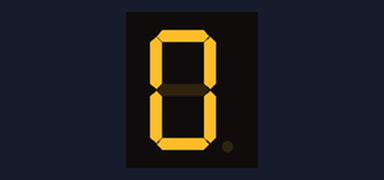
A sketch run on a simulated Arduino Uno, built with avr-gcc and run on an emulated ATmega328P. On the bench: 1-digit seven-segment display. Wiring (inferred from the names in the program): 1-digit 7-segment display, segments lit when LOW: segments pin 7, pin 8, pin 4, pin 5, pin 6, pin 2, pin 3, pin 10. The segment pins are drawn as the display they are named for.

Above: at 0.1 s.
At 1.1 s:
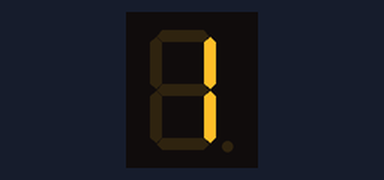
At 2.1 s:
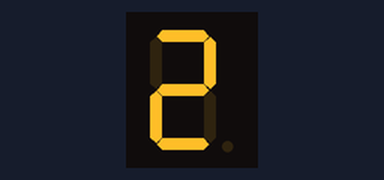
At 4.1 s:
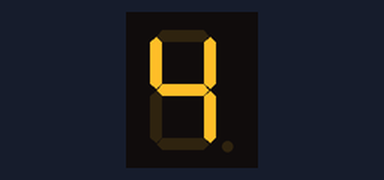
At 6.1 s:
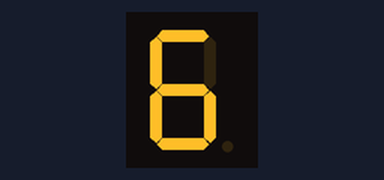
At 9.1 s:
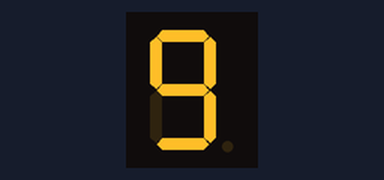

Measured:
- by itself, everything shown: repeats every 10.0 s, in 10 steps
- what the display in image 1 shows lasts 1.0 s, from 1.0 s to 2.0 s

The sketch:

sketch_sep10b.ino
```cpp
// C++ code
int E=6;
int D=5;
int C=4;
int B=8;
int A=7;
int G=3;
int F=2;
int DP=10;

void zero ()
{
  digitalWrite(E,LOW);
  digitalWrite(D,LOW);
  digitalWrite(C,LOW);
  digitalWrite(DP,HIGH);
  digitalWrite(B,LOW);
  digitalWrite(A,LOW);
  digitalWrite(G,HIGH);
  digitalWrite(F,LOW);
}
void one ()
{
  digitalWrite(E,HIGH);
  digitalWrite(D,HIGH);
  digitalWrite(C,LOW);
  digitalWrite(DP,HIGH);
  digitalWrite(B,LOW);
  digitalWrite(A,HIGH);
  digitalWrite(G,HIGH);
  digitalWrite(F,HIGH);
}
void two ()
{
  digitalWrite(E,LOW);
  digitalWrite(D,LOW);
  digitalWrite(C,HIGH);
  digitalWrite(DP,HIGH);
  digitalWrite(B,LOW);
  digitalWrite(A,LOW);
  digitalWrite(G,LOW);
  digitalWrite(F,HIGH);
}
void setup()
{
  pinMode(E, OUTPUT);
  pinMode(D, OUTPUT);
  pinMode(C, OUTPUT);
  pinMode(DP, OUTPUT);
  pinMode(B, OUTPUT);
  pinMode(A, OUTPUT);
  pinMode(G, OUTPUT);
  pinMode(F, OUTPUT);

}
void three()
{
  digitalWrite(E,HIGH);
  digitalWrite(D,LOW);
  digitalWrite(C,LOW);
  digitalWrite(DP,HIGH);
  digitalWrite(B,LOW);
  digitalWrite(A,LOW);
  digitalWrite(G,LOW);
  digitalWrite(F,HIGH);
}
void four()
{
  digitalWrite(E,HIGH);
  digitalWrite(D,HIGH);
  digitalWrite(C,LOW);
  digitalWrite(DP,HIGH);
  digitalWrite(B,LOW);
  digitalWrite(A,HIGH);
  digitalWrite(G,LOW);
  digitalWrite(F,LOW);
}
void five ()
{
  digitalWrite(E,HIGH);
  digitalWrite(D,LOW);
  digitalWrite(C,LOW);
  digitalWrite(DP,HIGH);
  digitalWrite(B,HIGH);
  digitalWrite(A,LOW);
  digitalWrite(G,LOW);
  digitalWrite(F,LOW);
}
void six()
{
  digitalWrite(E,LOW);
  digitalWrite(D,LOW);
  digitalWrite(C,LOW);
  digitalWrite(DP,HIGH);
  digitalWrite(B,HIGH);
  digitalWrite(A,LOW);
  digitalWrite(G,LOW);
  digitalWrite(F,LOW);
}
void seven()
{
  digitalWrite(E,HIGH);
  digitalWrite(D,HIGH);
  digitalWrite(C,LOW);
  digitalWrite(DP,HIGH);
  digitalWrite(B,LOW);
  digitalWrite(A,LOW);
  digitalWrite(G,HIGH);
  digitalWrite(F,HIGH);
}
void eight()
{
  digitalWrite(E,LOW);
  digitalWrite(D,LOW);
  digitalWrite(C,LOW);
  digitalWrite(DP,HIGH);
  digitalWrite(B,LOW);
  digitalWrite(A,LOW);
  digitalWrite(G,LOW);
  digitalWrite(F,LOW);
}
void nine()
{
  digitalWrite(E,HIGH);
  digitalWrite(D,LOW);
  digitalWrite(C,LOW);
  digitalWrite(DP,HIGH);
  digitalWrite(B,LOW);
  digitalWrite(A,LOW);
  digitalWrite(G,LOW);
  digitalWrite(F,LOW);
}
void loop()
{
  zero();
  delay(1000);
  one();
  delay(1000);
  two();
  delay(1000);
    three();
  delay(1000);
      four();
  delay(1000);
    five();
  delay(1000);
  six();
  delay(1000);
  seven();
  delay(1000);
  eight();
  delay(1000);
  nine();
  delay(1000);
}
```
